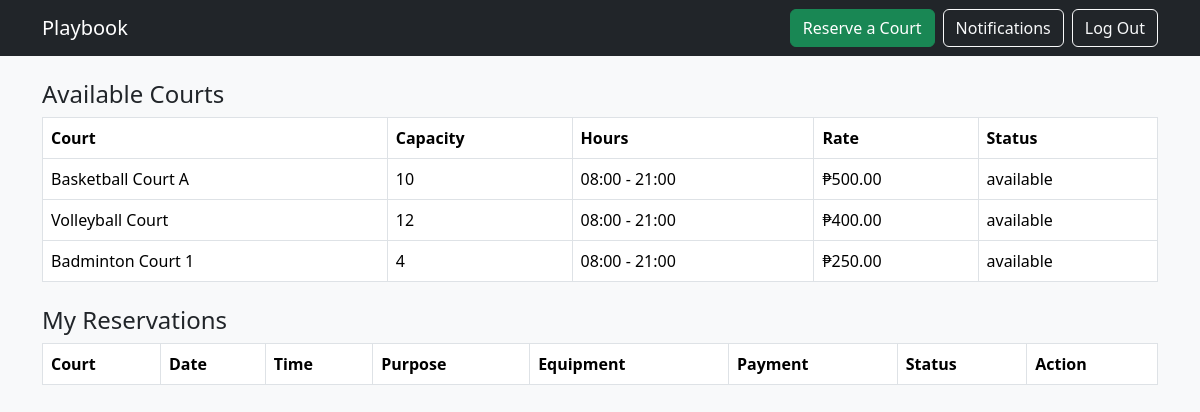
/ (signed in), run on the app's committed database.
### tables this page shows
CREATE TABLE courts (
  court_id        INT AUTO_INCREMENT PRIMARY KEY,
  court_name      VARCHAR(100) NOT NULL,
  capacity        INT NOT NULL,
  opening_time    TIME NOT NULL,
  closing_time    TIME NOT NULL,
  rental_rate     DECIMAL(10,2) NOT NULL DEFAULT 0,
  status          ENUM('available','maintenance','closed') NOT NULL DEFAULT 'available'
);

### index.php (the view, shortened to what this page needs)
<?php include 'auth.php'; require_login(); ?>
<!DOCTYPE html>
<html lang="en">
<head>
  <link href="https://cdn.jsdelivr.net/npm/bootstrap@5.3.3/dist/css/bootstrap.min.css" rel="stylesheet">
</head>
<body class="bg-light">
<nav class="navbar navbar-dark bg-dark mb-4">
    <div class="container">
    <a class="navbar-brand" href="index.php">Playbook</a>
    <div class="d-flex gap-2">
      <a class="btn btn-success" href="reserve.php">Reserve a Court</a>
      <a class="btn btn-outline-light" href="notifications.php">
        Notifications
      </a>
      <a class="btn btn-outline-light" href="logout.php">Log Out</a>
    </div>
  </div>
</nav>
<div class="container">
  <h4>Available Courts</h4>
  <table class="table table-bordered bg-white">
    <thead><tr><th>Court</th><th>Capacity</th><th>Hours</th><th>Rate</th><th>Status</th></tr></thead>
    <tbody>
    <?php
      $courts = $conn->query("SELECT * FROM courts");
      while ($c = $courts->fetch_assoc()) {
        echo "<tr><td>" . htmlspecialchars($c['court_name']) . "</td>"
           . "<td>{$c['capacity']}</td>"
           . "<td>" . substr($c['opening_time'],0,5) . " - " . substr($c['closing_time'],0,5) . "</td>"
           . "<td>₱" . number_format($c['rental_rate'], 2) . "</td>"
           . "<td>{$c['status']}</td></tr>";
      }
    ?>
    </tbody>
  </table>
      <h4 class="mt-4">My Reservations</h4>
  <table class="table table-bordered bg-white">
    <thead>
      <tr><th>Court</th><th>Date</th><th>Time</th><th>Purpose</th><th>Equipment</th><th>Payment</th><th>Status</th><th>Action</th></tr>
    </thead>
  </table>
</div>
</body>
</html>

### data on the page
courts: court_name "Basketball Court A", capacity "10", opening_time "08:00", closing_time "21:00", rental_rate "500.00", status "available"
courts: court_name "Volleyball Court", capacity "12", opening_time "08:00", closing_time "21:00", rental_rate "400.00", status "available"
courts: court_name "Badminton Court 1", capacity "4", opening_time "08:00", closing_time "21:00", rental_rate "250.00", status "available"
